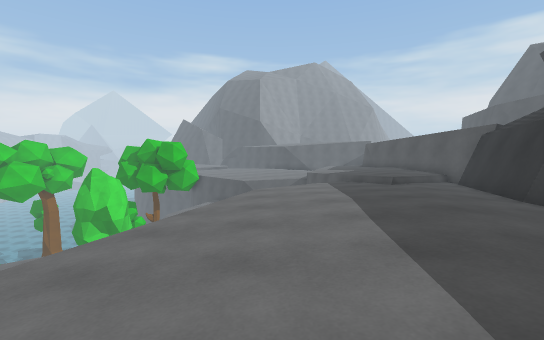
view 1 (above)

24 first-person views from a walk through a scene from a Unity 3-D project. The camera is 1.2 m above the floor, tilts 4° down and sees 90° across. The floor is counted in squares, 1 m on a side. Each view is taken from the middle of a square. On the plan, view 1 faces up. The plan holds only what a view shows up to about 13 squares ahead; the rest is blank. The place goes on beyond the plan. The player is left out. Surface patterns are stand-ins for the level's own textures.

view 2
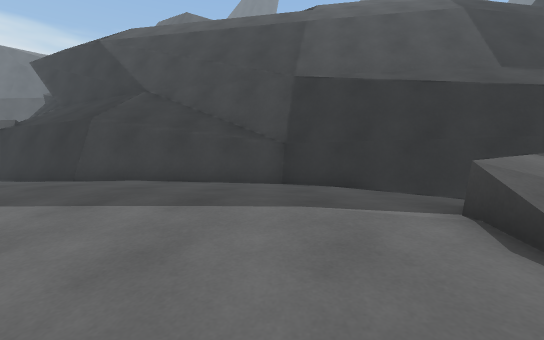

view 3
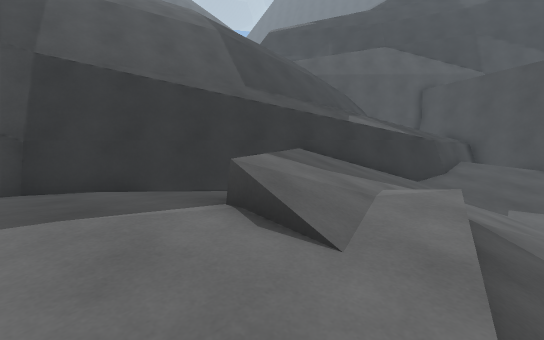

view 4
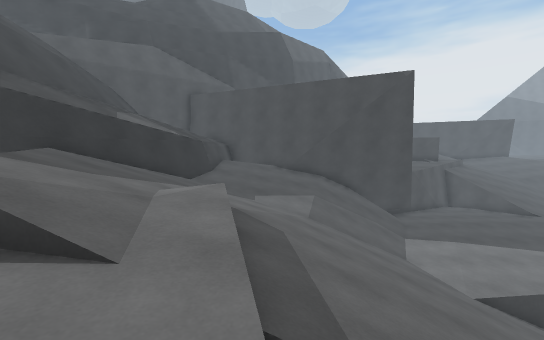

view 5
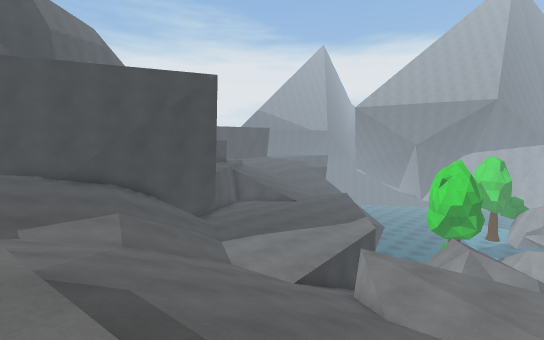

view 6
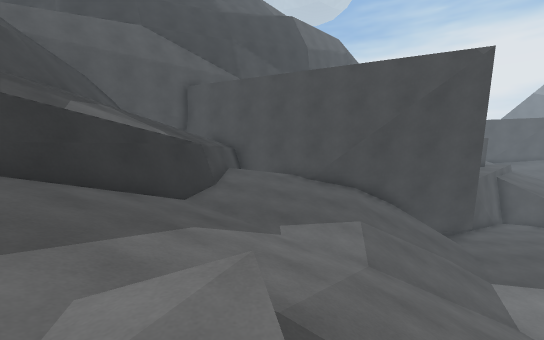

view 7
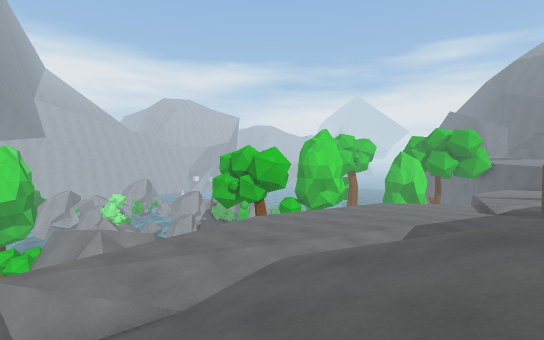

view 8
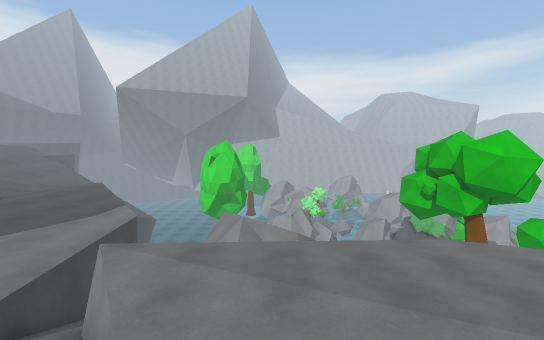

view 9
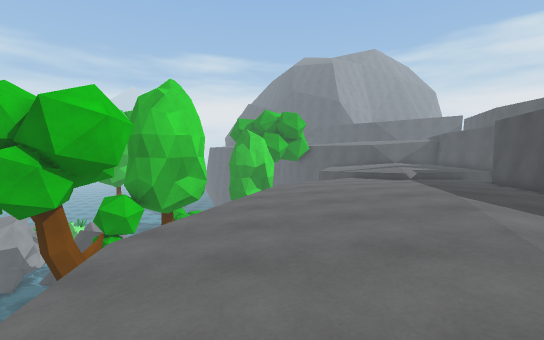

view 10
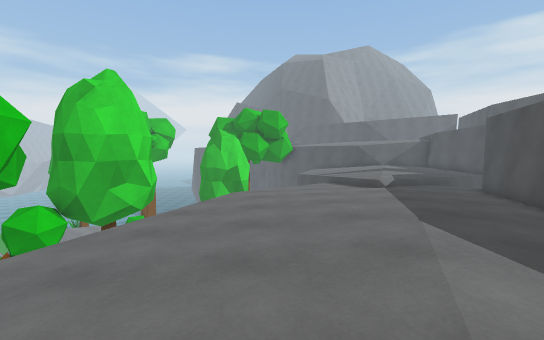

view 11
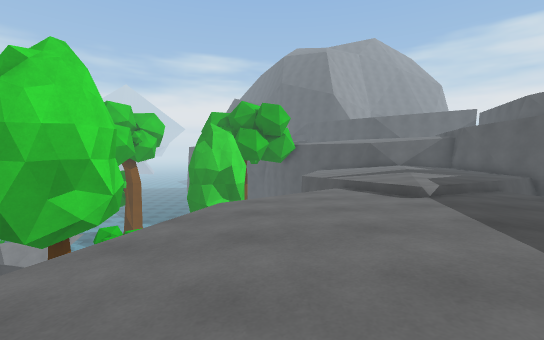

view 12
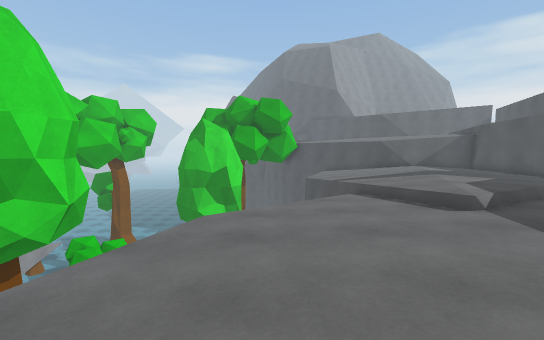

view 13
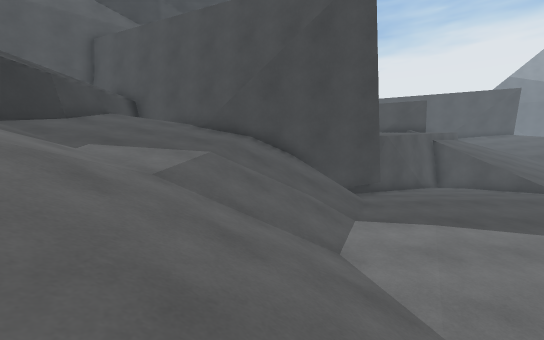

view 14
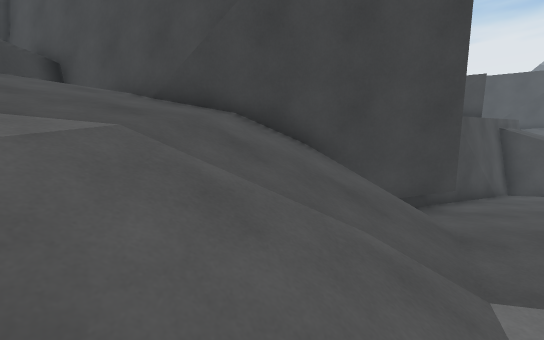

view 15
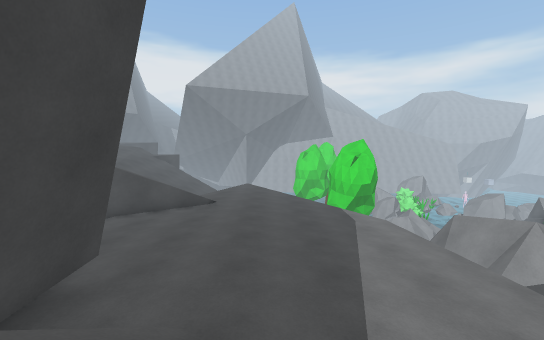

view 16
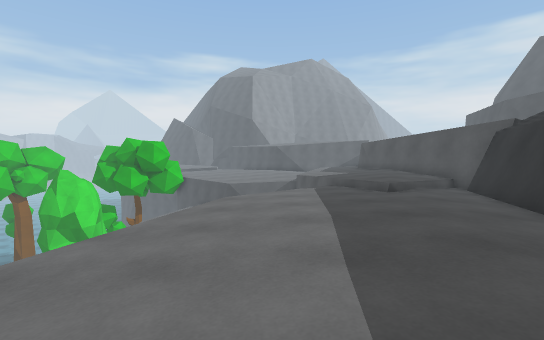

view 17
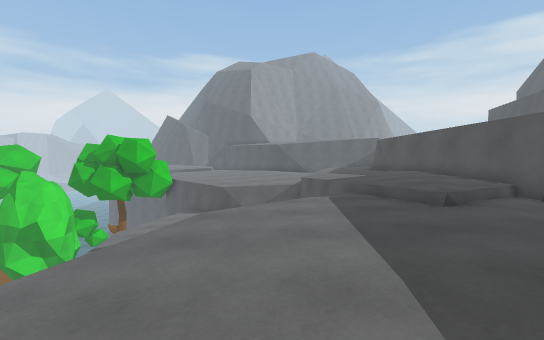

view 18
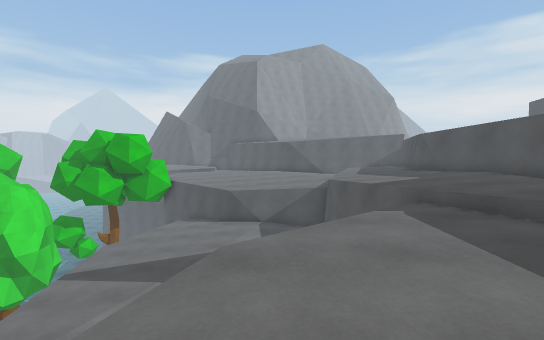

view 19
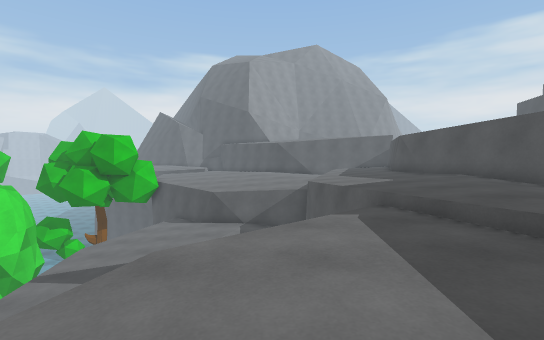

view 20
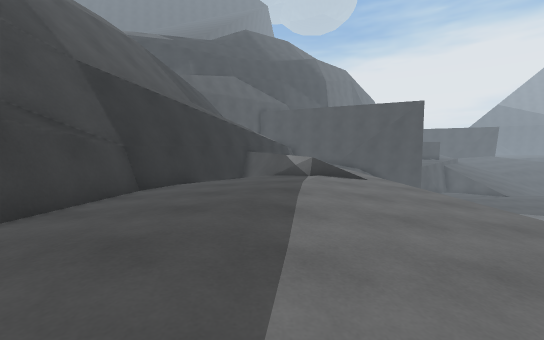

view 21
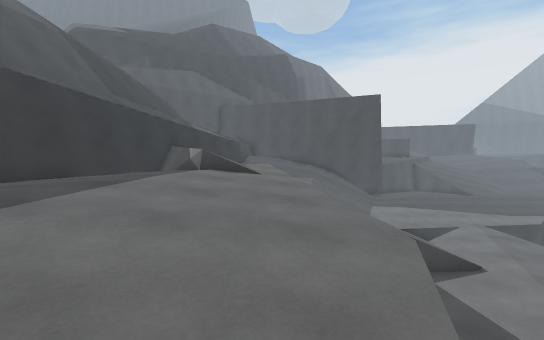

view 22
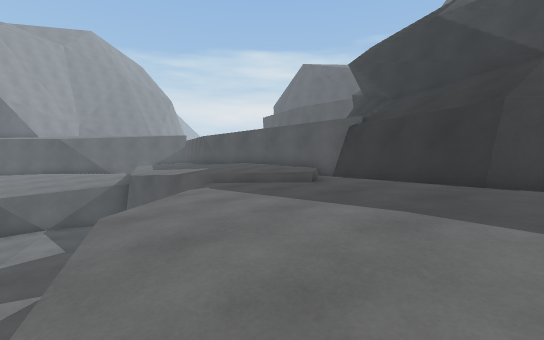

view 23
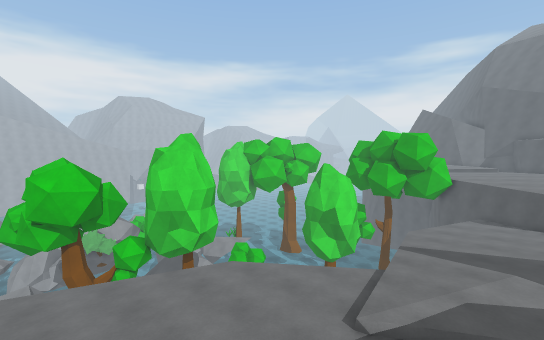

view 24
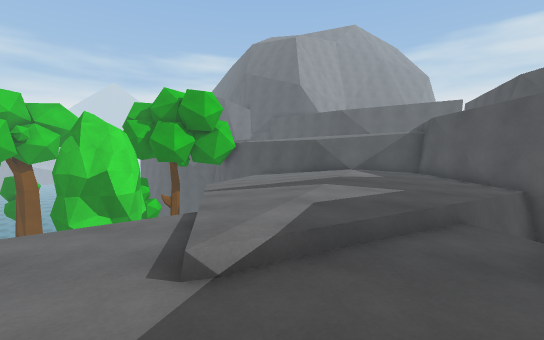

### Floor plan
Key: @ floor where view 1 was taken; # wall or solid block; x gap in a wall; . main floor; - floor 0.25 m lower than the main floor; : floor 2.75 m higher than the main floor; + floor 3.25 m higher than the main floor; / step, stairs or slope; = window, fence, low wall or low ledge; ^ raised ledge; v drop or lower ground; O other object.
Columns run from 20 left of view 1 to 9 right of it. Each row starts with its distance up from view 1.
 21      OOOO   v--........#    ^
 20      OOO    v-.........#:++ ^
 19             v-.........#:+++^
 18             v..........#++++##
 17              ..........#++++##
 16              v........vvv++++#
 15              v.......vvv:++++#
 14            vv-......v v::++++#
 13    OO     v---....//vv:::+++:#
 12   OOO    v----..//- :::::+++:#
 11  OOOO   v----.....-#:::+++++##
 10  OOO    v--.......#:::++++++##
  9  OO    v--........#::+++++++#
  8  OOO   v--.......##::++++++##
  7 OOOO   --........#::+++++++#
  6 OOOO  v--........ ::+++++++#
  5 OO    v--....... :::+++++++#
  4       --....... v::++++++++#
  3      v--......  v::++++++++#
  2      v-........ v:++++++++=#
  1      v-........ v:++++++++=#
  0       .........  +++@+++++##
 -1       v.......   v++++++++##
 -2    v  v....//=#vvv+++++++=#
 -3   vv  v...../////////=++v##
 -4   vvv  ...../////////=xvv##
 -5 vvvvv  ....///////=////vv##
 -6 vvvvv  v.=////////=////vv#
 -7        ##=//////////////##
 -8       v#==//////////////##
 -9   vvvv-----////////////##
-10  -----------///////////##
-11 ----........//////////##
-12 ...........///////////#
-13 ...........//////////##
-14 ..........///////////#
-15 ..........//////////=^
-16 ..........=/////////=^^
-17  /......#########///=^^
-18  /......###     ### ^^
-19   ....###         ###^

Where each view was taken, in squares from view 1:
view 1: 0 up, 0 right, facing up
view 2: 0 up, 3 left, facing right
view 3: 0 up, 3 left, facing down-right
view 4: 0 up, 3 left, facing down
view 5: 2 down, 2 left, facing down-left
view 6: 4 down, 2 left, facing down
view 7: 7 down, 4 left, facing up-left
view 8: 3 down, 6 left, facing left
view 9: 2 down, 12 left, facing up
view 10: 0 up, 10 left, facing up
view 11: 3 up, 10 left, facing up
view 12: 5 up, 10 left, facing up
view 13: 5 down, 7 left, facing down
view 14: 10 down, 7 left, facing down
view 15: 14 down, 7 left, facing left
view 16: 2 up, 1 right, facing up
view 17: 5 up, 1 right, facing up
view 18: 8 up, 0 right, facing up
view 19: 8 up, 1 right, facing up
view 20: 8 up, 2 right, facing down
view 21: 7 up, 2 left, facing down
view 22: 6 up, 2 left, facing up-right
view 23: 5 up, 3 left, facing up-left
view 24: 8 up, 5 left, facing up
